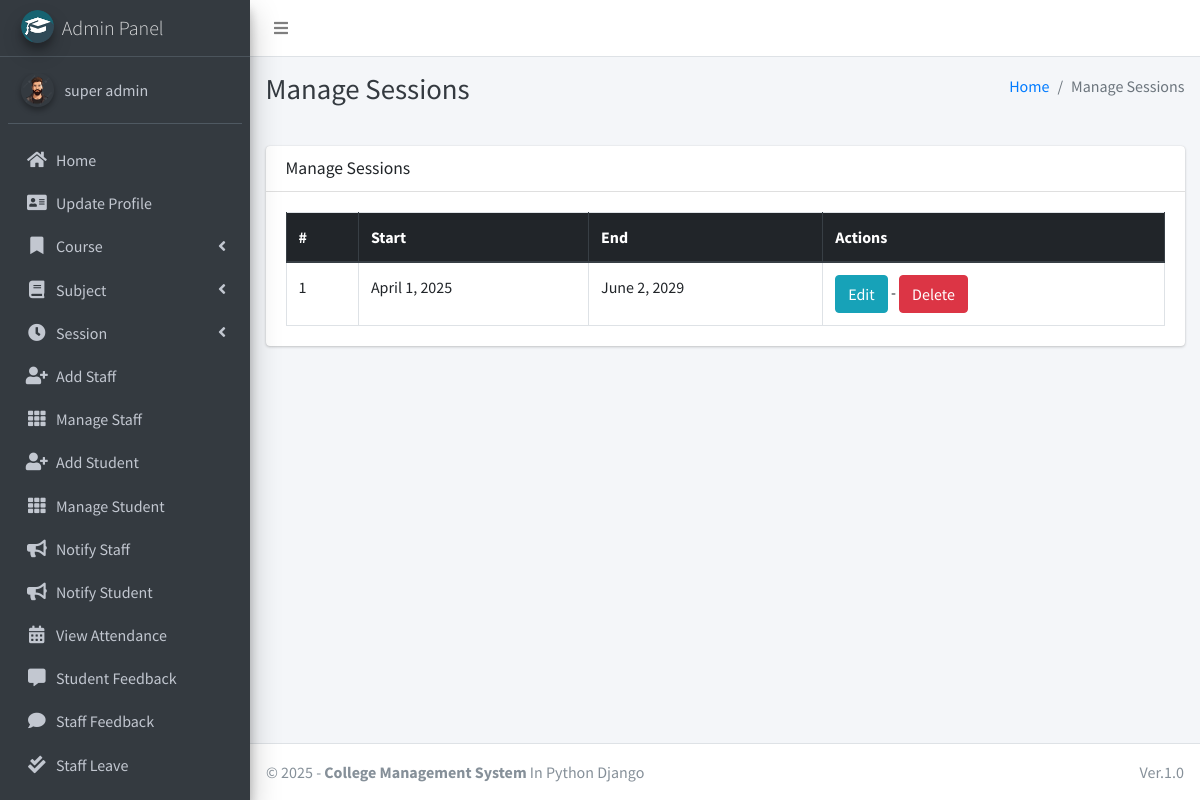
The page /session/manage/ (signed in) on the database as committed earlier.
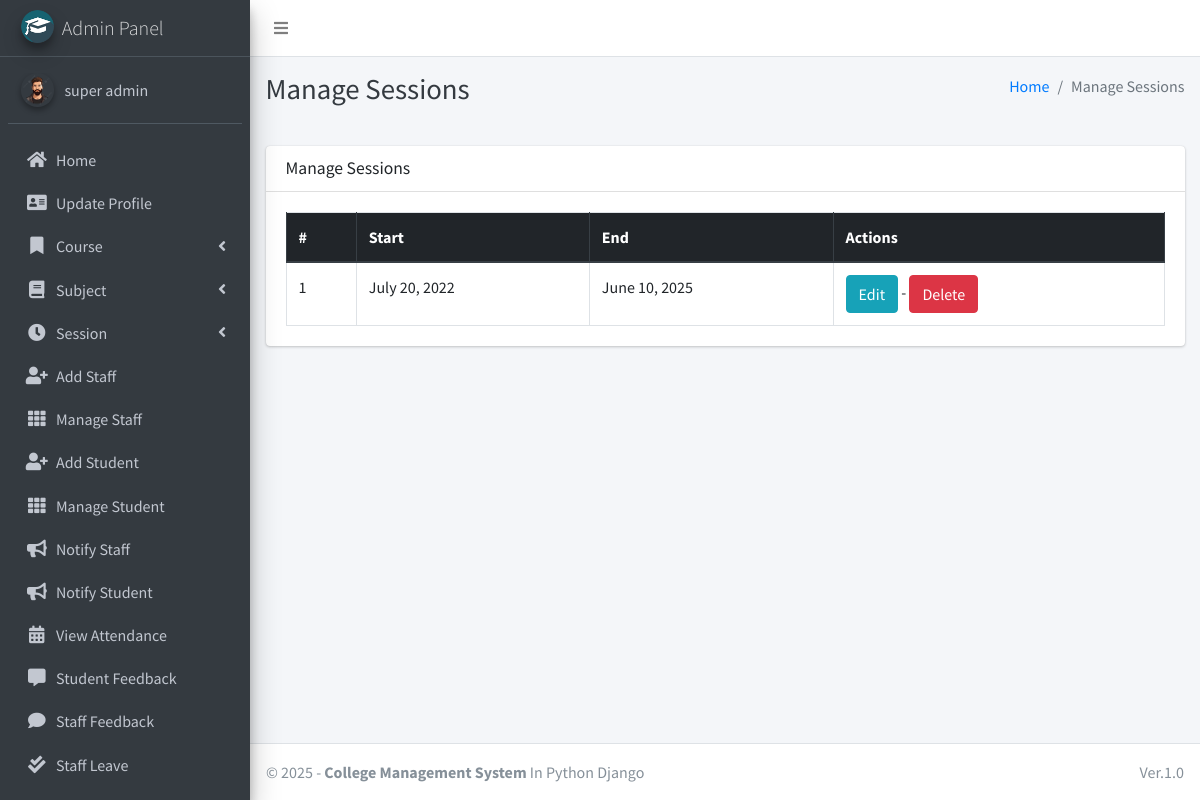
The same page on the database as committed later.
### main_app/models.py (models this page shows, shortened)
class Session(models.Model):
    start_year = models.DateField()
    end_year = models.DateField()

### main_app/hod_views.py (the view)
# urls.py: path("session/manage/", hod_views.manage_session, name='manage_session'),
def manage_session(request):
    sessions = Session.objects.all()
    context = {'sessions': sessions, 'page_title': 'Manage Sessions'}
    return render(request, "hod_template/manage_session.html", context)

### main_app/models.py (called while the page is built)
    def __str__(self):
        return self.first_name + " " + self.last_name

### main_app/templates/hod_template/manage_session.html
{% extends 'main_app/base.html' %}
{% load static %}
{% block page_title %}{{page_title}}{% endblock page_title %}
{% block content %}
<section class="content">
    <div class="container-fluid">
        <div class="row">
            <div class="col-md-12">
                <div class="card">
                    <div class="card-header">
                        <h3 class="card-title">{{page_title}}</h3>
                    </div>
                    <div class="card-body">
                        <table id="example2" class="table table-bordered table-hover">
                            <thead class="thead-dark">
                                <tr>
                                    <th>#</th>
                                    <th>Start</th>
                                    <th>End</th>
                                    <th>Actions</th>
                                </tr>
                            </thead>
                            <tbody>
                                {% for session in sessions %}
                                <tr>
                                    <td>{{ forloop.counter }}</td>
                                    <td>{{session.start_year}}</td>
                                    <td>{{session.end_year}}</td>
                                    <td><a href="{% url 'edit_session' session.id %}" class="btn btn-info">Edit</a> - <a href="{% url 'delete_session' session.id %}" onclick="return confirm('Are you sure you want to delete this ?')" class="btn btn-danger">Delete</a> </td>
                                </tr>
                                {% endfor %}
                            </tbody>
                        </table>
                    </div>
                </div>
            </div>
        </div>
    </div>
</section>
{% endblock content %}

Rows that differ between the two databases and show on the page:
removed Session: start_year "April 1, 2025", end_year "June 2, 2029"
added Session: start_year "July 20, 2022", end_year "June 10, 2025"
